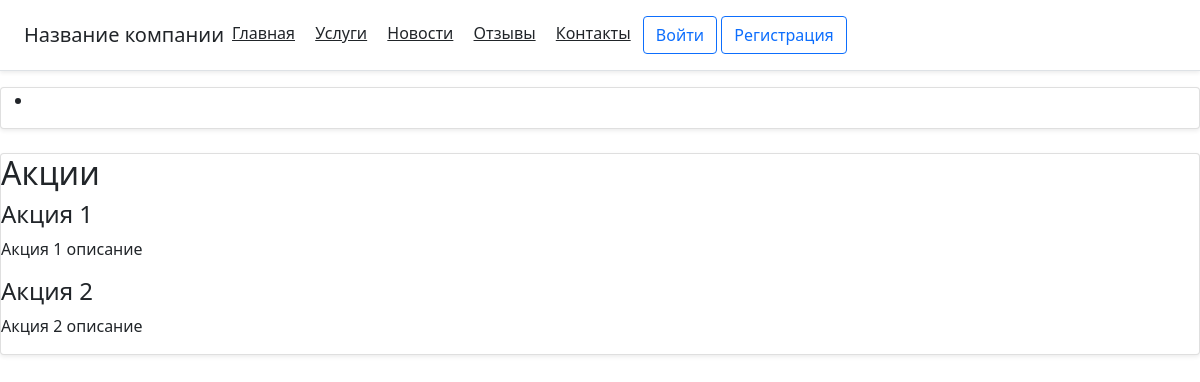
Page /services/ on the committed database.
### main/models.py (models this page shows, shortened)
class modelAction(models.Model):
    title = models.CharField('Название', max_length=20)
    slug = models.SlugField('URL', unique=True, db_index=True, max_length=255)
    content = models.TextField('Описание', blank=True)
    deleted = models.BooleanField('Удалено', default=False)
    class Meta:
        verbose_name = 'Акция'
        verbose_name_plural = 'Акции'

### main/views.py (the view)
# urls.py: path('services/', views.services),
def services(request):
    _category = modelСategory.objects.all()
    _action = modelAction.objects.all()
    _product = modelProduct.objects.all()
    return render(request, 'main/services.html', {'category': _category, 'action': _action, 'product': _product})

### main/models.py (called while the page is built)
    def __str__(self):
        return self.name

### main/templates/main/services.html (shortened to what this page needs)
<!DOCTYPE HTML>
<html lang="ru">
<head>
    <link rel="stylesheet" href="https://stackpath.bootstrapcdn.com/bootstrap/5.0.0-alpha1/css/bootstrap.min.css">
</head>
<body>
    <div class="d-flex flex-column flex-md-row align-items-center p-3 px-md-4 mb-3 bg-white border-bottom shadow-sm">
          <h5 class="my-0 mr-md-auto font-weight-normal">Название компании</h5>
          <nav class="my-2 my-md-0 mr-md-3">
                <a class="p-2 text-dark" href="/">Главная</a>
                <a class="p-2 text-dark" href="/services">Услуги</a>
                <a class="p-2 text-dark" href="/news">Новости</a>
                <a class="p-2 text-dark" href="/reviews">Отзывы</a>
                <a class="p-2 text-dark" href="/contacts">Контакты</a>
				<a class="btn btn-outline-primary" href="#">Войти</a>
				<a class="btn btn-outline-primary" href="#">Регистрация</a>
          </nav>
    </div>
	<div class="card mb-4 shadow-sm">
		{% load mptt_tags %}
		<ul>
		{% recursetree category %}
			{% if not node.deleted %}
				<li>
					<a class="p-2 text-dark" href="{{node.get_absolute_url}}">{{ node.name }}</a>
				</li>
			{% endif %}
		{% endrecursetree %}
		</ul>
	</div>
	<div class="card mb-4 shadow-sm">
		<h2>Акции</h2>
		{% for el in action %}
			<h4>{{el.title}}</h4>
			<p >{{el.content}}</p>
		{% endfor %}
	</div>
</body>
</html>

### rows in the picture
modelAction: title "Акция 1", content "Акция 1 описание"
modelAction: title "Акция 2", content "Акция 2 описание"
